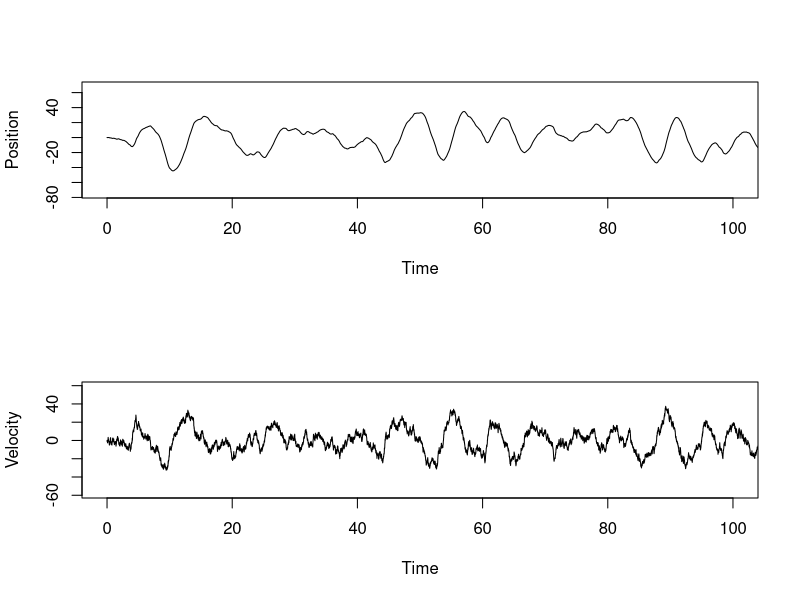
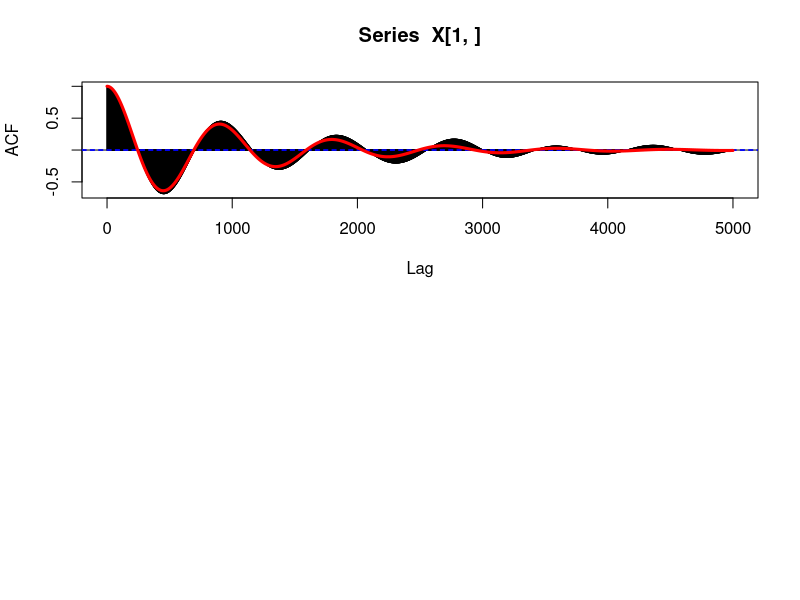
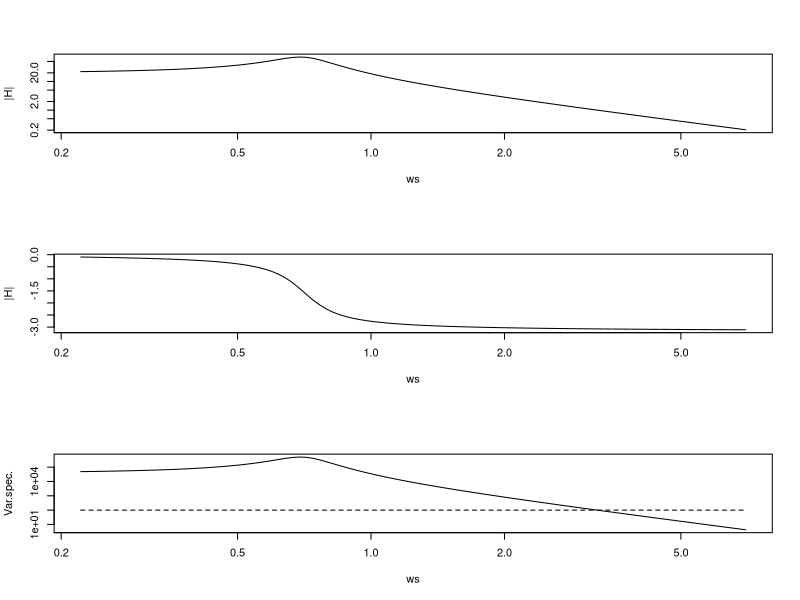
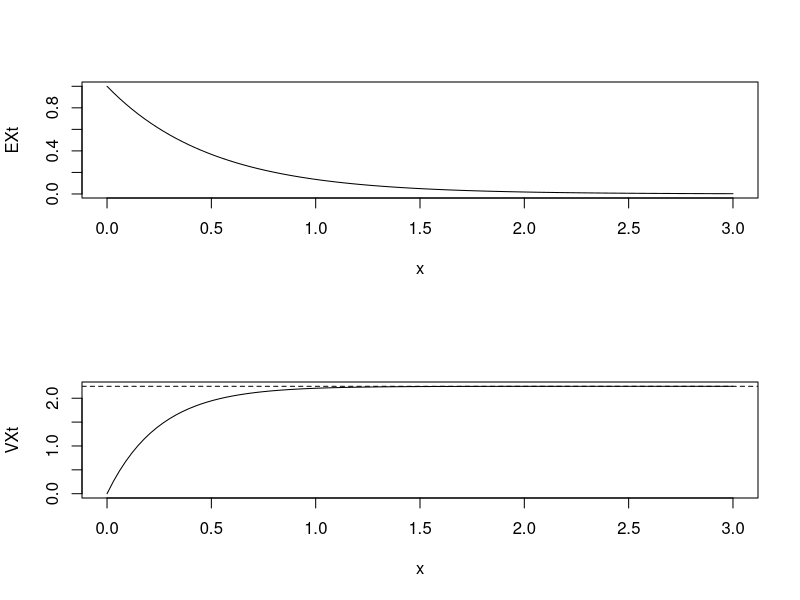

Reproduce these figures in R, in order.
## -----------------------------------------------------------------------------
## Helper function for simulation of Brownian motion, as per week 3
rBM <- function(tvec)
{
    return(cumsum(rnorm(length(tvec),mean=0,sd=sqrt(diff(c(0,tvec))))))
}

## System parameters
m <- 1    # [kg]
k <- 0.5  # [N/m]
c <- 0.2  # [N*s/m]
sigma <- 10 # [N sqrt(s)]

## Q 1.1
A <- array(c(0,-k/m,1,-c/m),c(2,2))
G <- array(c(0,sigma/m),c(2,1))


## Simulation parameters
T <- 1000   
dt <- 0.01

## Setup arrays
tvec <- seq(0,T,dt)
P <- array(0,c(2,2,length(tvec)))  # This also computes the solution of the Lyapunov equation 
X <- array(0,c(2,length(tvec)))

## Simulate sample path of Brownian motion 
B <- rBM(tvec)
dB <- diff(B)

## Main time loop, Euler stepping the SDE and the Lyapunov equation 
for(i in 1:(length(tvec)-1))
{
    X[,i+1] <- X[,i] + A %*% X[,i] * dt + G * dB[i]
    P[,,i+1] <- P[,,i] + (A %*% P[,,i] + P[,,i] %*% t(A) + G %*% t(G)) * dt
}

## Q 2.2: Plot the sample path; first part only for clarity
par(mfrow=c(2,1))
plot(tvec,X[1,],type="l",xlim=c(0,100),xlab="Time",ylab="Position")
plot(tvec,X[2,],type="l",xlim=c(0,100),xlab="Time",ylab="Velocity")


## -----------------------------------------------------------------------------
lyap <- function(A,Q) 
{
    A <- as.matrix(A)
    I <- diag(rep(1,nrow(A)))
    P <- kronecker(I,A)+kronecker(A,I)
    X <- -solve(P,as.numeric(Q))
    return(matrix(X,nrow=nrow(A)))
}

Pinf <- P[,,length(tvec)]
Pinf2 <- lyap(A,G%*%t(G))

## Print the empirical covariance and compare with the solution of the Lyapunov equation
print(cov(t(X)))
print(Pinf)
print(Pinf2)


## -----------------------------------------------------------------------------
print(Ekin <- 0.5*m*var(X[2,]))
print(Epot <- 0.5*k*var(X[1,]))

## ... add the analytical predictions:

print(0.5*m*Pinf2[2,2])
print(0.5*k*Pinf2[1,1])


## -----------------------------------------------------------------------------
acf(X[1,],lag.max=50/dt)

ivec <- seq(0,50/dt,1)
tvec <- ivec * dt

require(expm)
rhovec <- sapply(tvec,function(t) (Pinf2 %*% expm(t(A)*t) )[1,1])
lines(ivec,rhovec/rhovec[1],col="red",lwd=3)


## -----------------------------------------------------------------------------
I <- diag(c(1,1))
H <- function(w) (solve(1i*w*I-A) %*% G)[1]
omegaR <- abs(Im(eigen(A)$values[1]))
ws <- omegaR*10^(seq(-0.5,1,length=101))
Hs <- sapply(ws,H)
par(mfrow=c(3,1))
plot(ws,abs(Hs),log="xy",type="l",ylab="|H|")
plot(ws,Arg(Hs),log="x",type="l",ylab="|H|")
plot(ws,abs(Hs)^2*sigma^2,type="l",log="xy",ylab="Var.spec.")
lines(ws,rep(sigma^2,length(ws)),lty="dashed")


## -----------------------------------------------------------------------------
## Specific examples of system parameters 
a <- -2
g <- 3
x <- 1

EXt <- function(t) x*exp(a*t)

## Differential lyapunov equation
Lyap <- function(V) 2*a*V + g^2

## Analytical solution of the equation
VXt <- function(t) g^2/2/a*(exp(2*a*t)-1)

## Limit as time goes to infinity, assuming a<0
VXinf <- -g^2/2/a

## Test that it is an equilibrium point for the Lyapunov equation
print(Lyap(VXinf))

par(mfrow=c(2,1))
plot(EXt,from=0,to=3)
plot(VXt,from=0,to=3)
abline(h=VXinf,lty="dashed")
